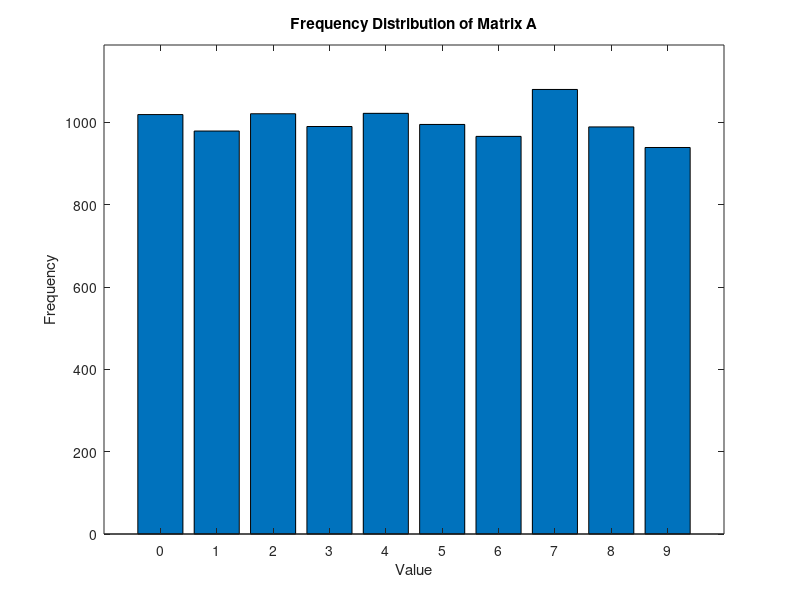
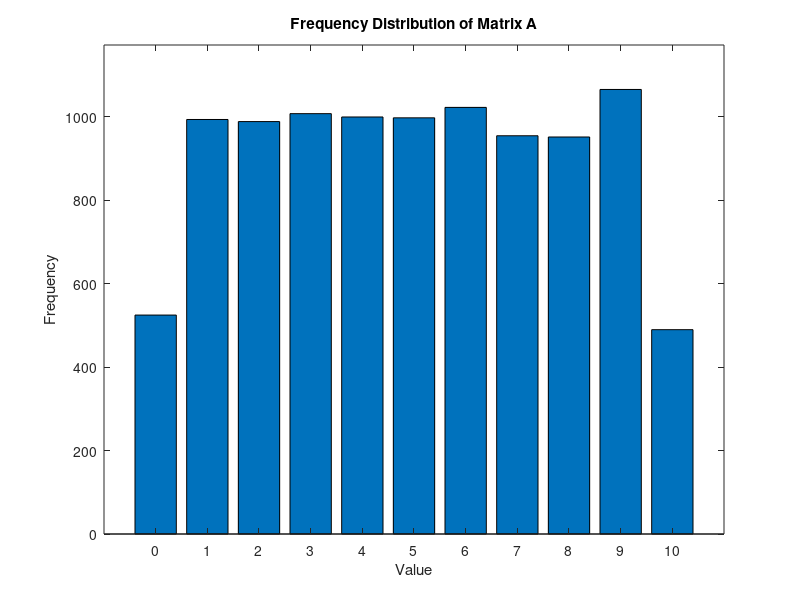
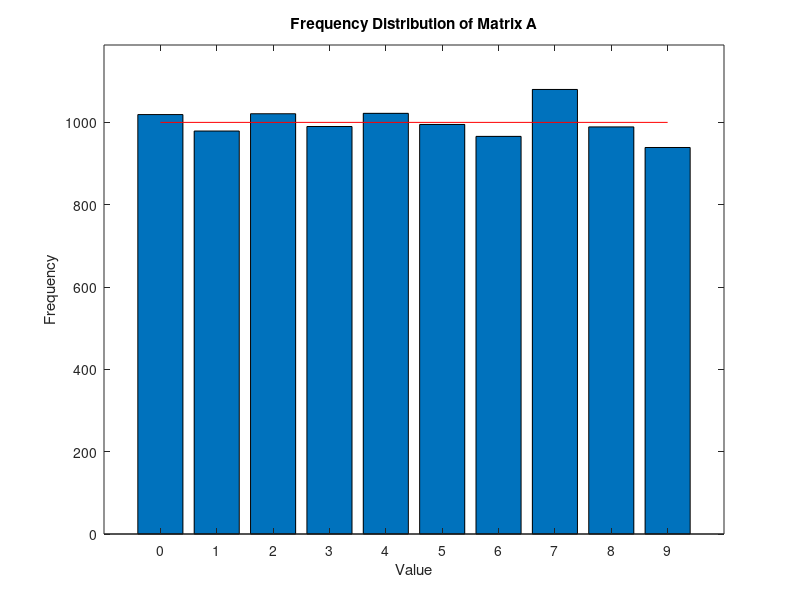
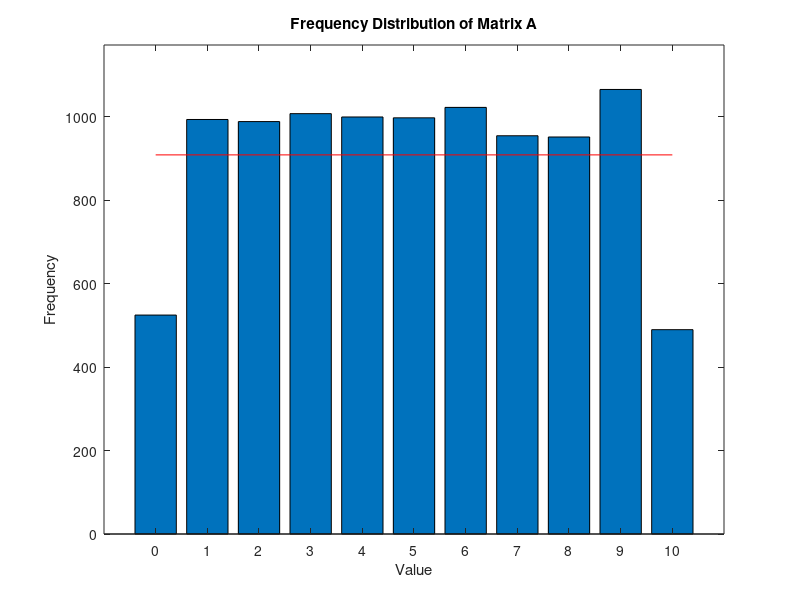

MATLAB code for these plots, in order:
% Exercise L-1.1 (Octave basics, random variables and statistics)

% a.
% Generate two N x N matrices A and B containing integer random values (set N = 100).
% The numbers in A must be uniformly distributed in the interval [0,10) and in B normally
% distributed with mean 0 and standard deviation s = 10. Utilize the Octave functions rand,
% randn, fix and round. For the generation of A you need fix and for B round. Why?

N = 100
% rand(N) generates a matrix of the size N x N with numbers uniformly distributed in [0,1)
% To scale this to [0,10), multiply this by 10
% To get integers instead of floats use fix which truncates the decimal part (rounds down)
% round would round up or down which could lead to a value of 10
A = fix(10 * rand(N))
B = round(10 * rand(N))

% b.
% Determine the minimum and maximum element of A and B (functions min and max).
% Store the results in amin, amax, bmin and bmax
amin = min(min(A))
amax = max(max(A))
bmin = min(min(B))
bmax = max(max(B))

% c.
% Determine the frequency of each matrix element in A (respectively B) and store it as
% follows in vector a (resp. b): The first element of a (b) contains the frequency of the
% smallest element in A (B) and the last element of a (b) contains the frequency of the largest
% element in A (B).
% Hints:
%   i. For this task you may use the functions find and length and work with a for-loop.
%   ii. A == i  returns a N x N logical matrix with values 1 only at elements in A which equal i.
%   iii. You may append a number x as follows to a vector a:  a = [a  x];
a = [];
for i = amin:amax
    frequency = length(find(A == i));
    a = [a frequency];
end
asum = sum(a)
a

b = [];
for i = bmin:bmax
    frequency = length(find(B == i));
    b = [b frequency];
end
bsum = sum(b)
b

% d.
% Draw the frequency distributions in vector a and b into two separate figures (Figure 1 and
% Figure 2) using the functions bar and figure. Label them appropriately. Note that this
% graphical representation of the distribution of data is called a histogram.
% Useful commands: title, xlabel, ylabel, axis

% --- Plot for A ---
bar(amin:amax, a)
title('Frequency Distribution of Matrix A')
xlabel('Value')
ylabel('Frequency')
axis([amin-1 amax+1 0 max(a)*1.1])
print('../figures/exercise_1_1_frequency_a.png', '-dpng')
close all

% --- Plot for B ---
bar(bmin:bmax, b)
title('Frequency Distribution of Matrix A')
xlabel('Value')
ylabel('Frequency')
axis([amin-1 bmax+1 0 max(b)*1.1])
print('../figures/exercise_1_1_frequency_b.png', '-dpng')
close all

% e.
% Since the data in matrix A is uniformly distributed, all components of vector a should have
% similar values which must be evenly distributed around the mean frequency value.
% Illustrate this fact by plotting the mean of all components in a as horizontal line into Figure
% 1. Use the command "hold on" to retain the current figure when plotting a new object.
% Useful commands: line, hold on

% --- Plot for A ---
bar(amin:amax, a)
title('Frequency Distribution of Matrix A')
xlabel('Value')
ylabel('Frequency')
axis([amin-1 amax+1 0 max(a)*1.1])
hold on
mean_a = mean(a);
line([amin amax], [mean_a mean_a], 'color', 'r')
hold off
print('../figures/exercise_1_1_frequency_a_with_mean.png', '-dpng')
close all

% --- Plot for B ---
bar(bmin:bmax, b)
title('Frequency Distribution of Matrix A')
xlabel('Value')
ylabel('Frequency')
axis([bmin-1 bmax+1 0 max(b)*1.1])
hold on
mean_b = mean(b);
line([bmin bmax], [mean_b mean_b], 'color', 'r')
hold off
print('../figures/exercise_1_1_frequency_b_with_mean.png', '-dpng')
close all

% f.
% Generate probability distributions from the histograms using relative frequencies and plot
% them into Figure 3 (vector a) and 4 (vector b). Show that the probabilities in each
% distribution sum up to 1.
total = N^2;

% probability distribution for A
pa = a / total;
sum_pa = sum(pa)
 % probability distribution for B
pb = b / total;
sum_pb = sum(pb)

% --- Probability distribution for A ---
bar(amin:amax, pa)
title('Probability Distribution of Matrix A')
xlabel('Value')
ylabel('Probability')
axis([amin-1 amax+1 0 max(pa)*1.1])
print('../figures/exercise_1_1_probability_distribution_a.png', '-dpng')
close all

% --- Probability distribution for B ---
bar(bmin:bmax, pb)
title('Probability Distribution of Matrix B')
xlabel('Value')
ylabel('Probability')
axis([bmin-1 bmax+1 0 max(pb)*1.1])
print('../figures/exercise_1_1_probability_distribution_b.png', '-dpng')
close all

% g.
% The data in matrix B is normally distributed with mean value μ = 0 and standard deviation
% s = 10. Its probability in Figure 3 can be described by the following function:
%   (function)
% Draw this function as red line into Figure 4, using for the abscissa a stepsize of 0.1
% between the end points bmin and bmax.

offset = bmax / 2
x = (bmin - offset - 1):0.1:(bmax - offset + 1);

mu = 0
sigma = 10
probability_function = exp(-(x - mu).^2 / (2 * sigma^2)).^2 / sqrt(2 * pi * sigma^2);

bar(bmin:bmax, pb)
hold on
plot(x + offset, probability_function, 'r', 'LineWidth', 2)
title('Probability Distribution of Matrix B with Theoretical Normal Curve')
xlabel('Value')
ylabel('Probability')
axis([bmin-1 bmax+1 0 max([pb probability_function])*1.1])
hold off
print('../figures/exercise_1_1_probability_distribution_b_with_normal_curve.png', '-dpng')
close all

% h.
% Check the following statements in your program:
%   a. 68.3% of all elements in B lie in the interval [ -s, s]
%   b. 95.5% of all elements in B lie in the interval [ -2s, 2s]
%   c. 99.7% of all elements in B lie in the interval [ -3s, 3s].

% Count elements within [-s, s]
count_1s = sum(sum(B >= -sigma & B <= sigma));
percentage_1s = count_1s / (N^2) * 100
% Count elements within [-2s, 2s]
count_2s = sum(sum(B >= -2*sigma & B <= 2*sigma));
percentage_2s = count_2s / (N^2) * 100
% Count elements within [-3s, 3s]
count_3s = sum(sum(B >= -3*sigma & B <= 3*sigma));
percentage_3s = count_3s / (N^2) * 100
